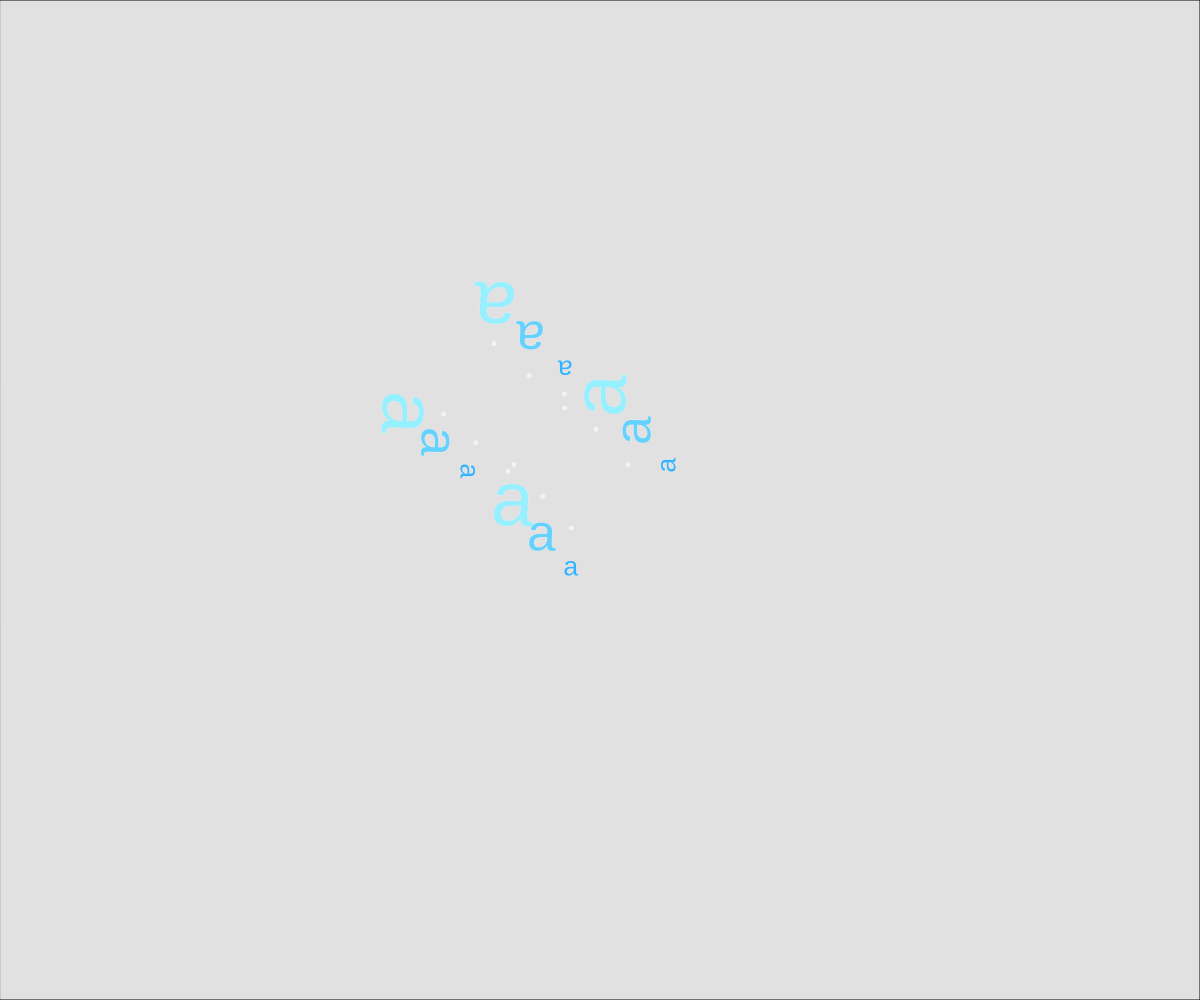
Frame 1 (no input)
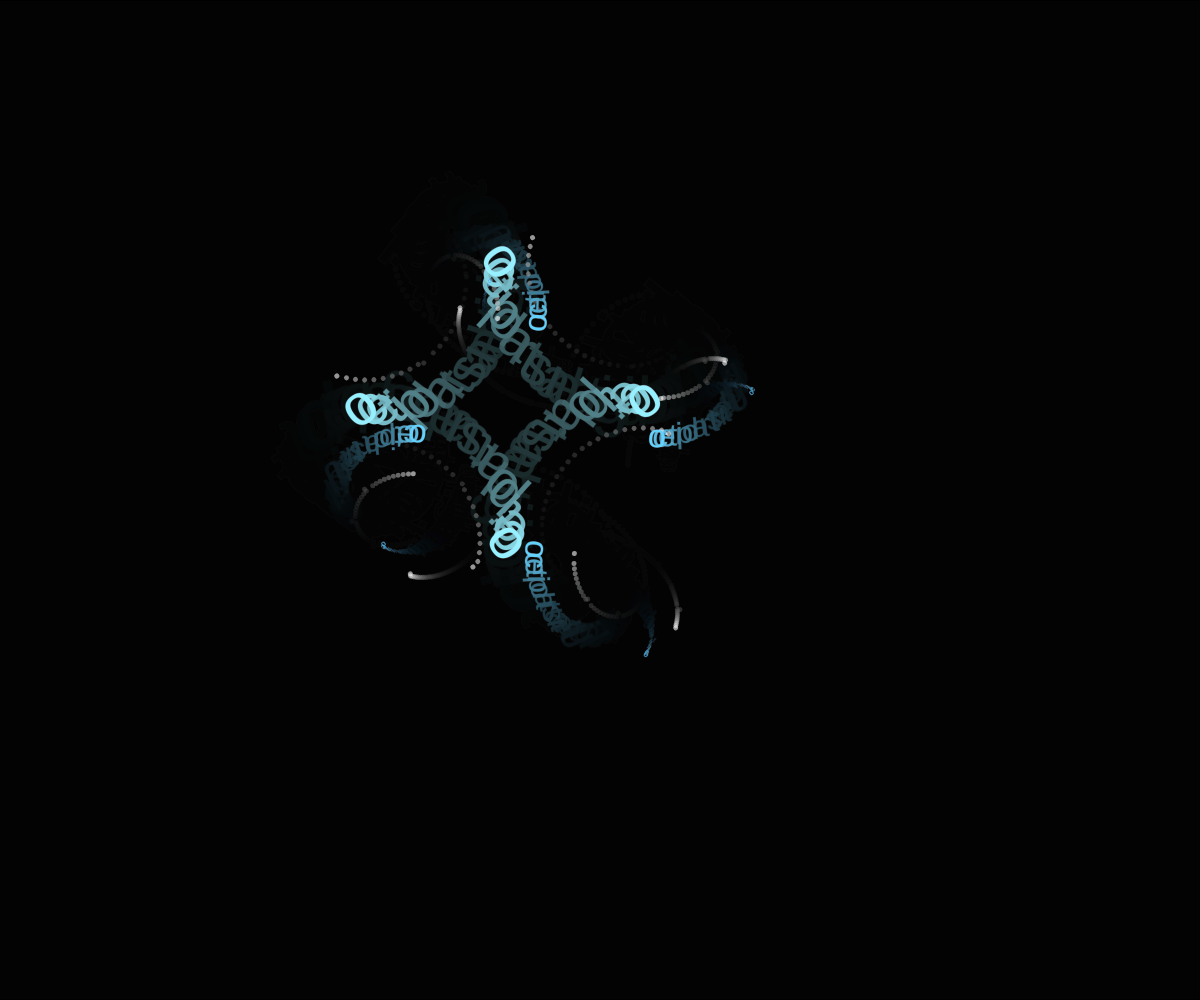
Frame 60 (no input)
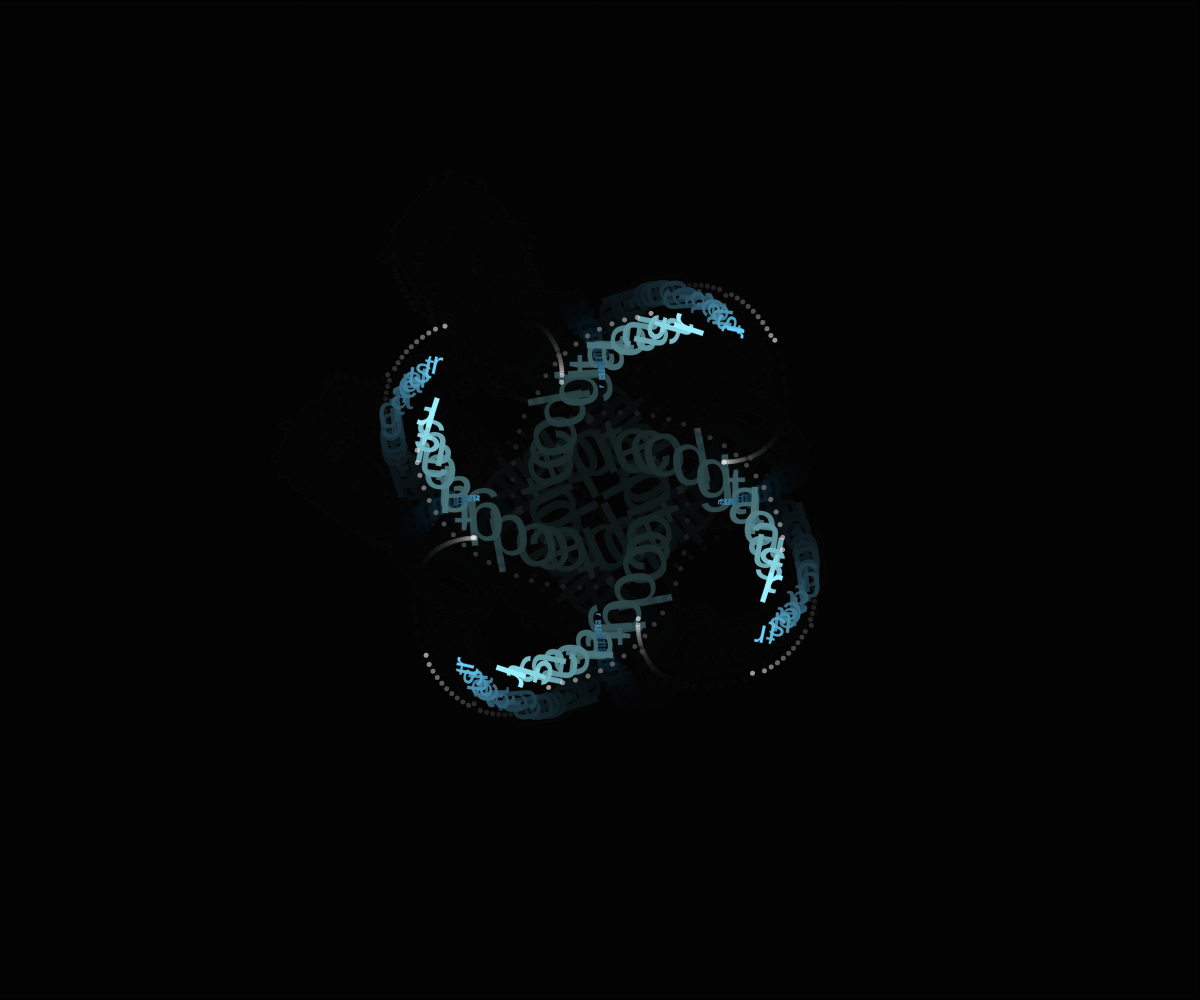
Frame 120 (the mouse pressed at the canvas centre since frame 60)

The p5.js sketch that drew these frames (run headless with seeded random() and noise() and a simulated clock; from frame 60 on, the mouse is pressed at the canvas centre):

// p5.js sketch
// ── sketch.js
let frase = ["a", "u", "s", "t", "r", "a", "l", "o", "p", "i", "t", "e", "c", "o", " ", "d", "i", "g", "i", "t", "a", "l", "e"];
let indice = 0;

function setup() {
  createCanvas(windowWidth, windowHeight);
  angleMode(DEGREES);
}

function draw() {
  // Sostituisci il background con un rettangolo semi-trasparente per scie più fluide
  fill(0, 30);
  rect(0, 0, width, height);

  let mxP = map(mouseX, 0, width, -1, 1);
  let myP = map(mouseY, 0, height, -1, 1);

  // Ciclo per creare 3 livelli di profondità
  for (let i = 1; i <= 3; i++) {
    let v = i * 0.4; // Velocità crescente
    let c = color(i * 50, 150 + i * 30, 255); // Colore che schiarisce
    disegnaLivelloParallasse(v, i * 25, c, mxP, myP);
  }

  indice = (indice + 1) % frase.length;
}

function disegnaLivelloParallasse(velocita, dimensioneBase, colore, mx, my) {
  let char = frase[indice];
  let ox = sin(frameCount * 3 * velocita) * 200;
  let oy = cos(frameCount * 2 * velocita) * 100;

  push();
  translate(width / 2 + mx * (80 * velocita), height / 2 + my * (80 * velocita));
  rotate(frameCount * 2 * velocita);
  
  textAlign(CENTER, CENTER);
  textSize(dimensioneBase + sin(frameCount * 5) * 20);
  
  for (let i = 0; i < 4; i++) {
    push();
    rotate(i * 90);
    
    // EFFETTO GLITCH: se il frame è multiplo di 10, sposta casualmente
    let glitch = (frameCount % 10 == 0) ? random(-5, 5) : 0;
    
    // Stroke sottile per l'effetto "Optical"
    stroke(255, 50);
    strokeWeight(1);
    
    fill(colore);
    text(char, ox + glitch, oy);
    
    // Aggiungi un cerchietto che orbita intorno alla lettera
    noStroke();
    fill(255, 150);
    ellipse(ox + glitch, oy - 40, 5, 5);
    pop();
  }
  pop();
}

function windowResized() {
  resizeCanvas(windowWidth, windowHeight);
}
